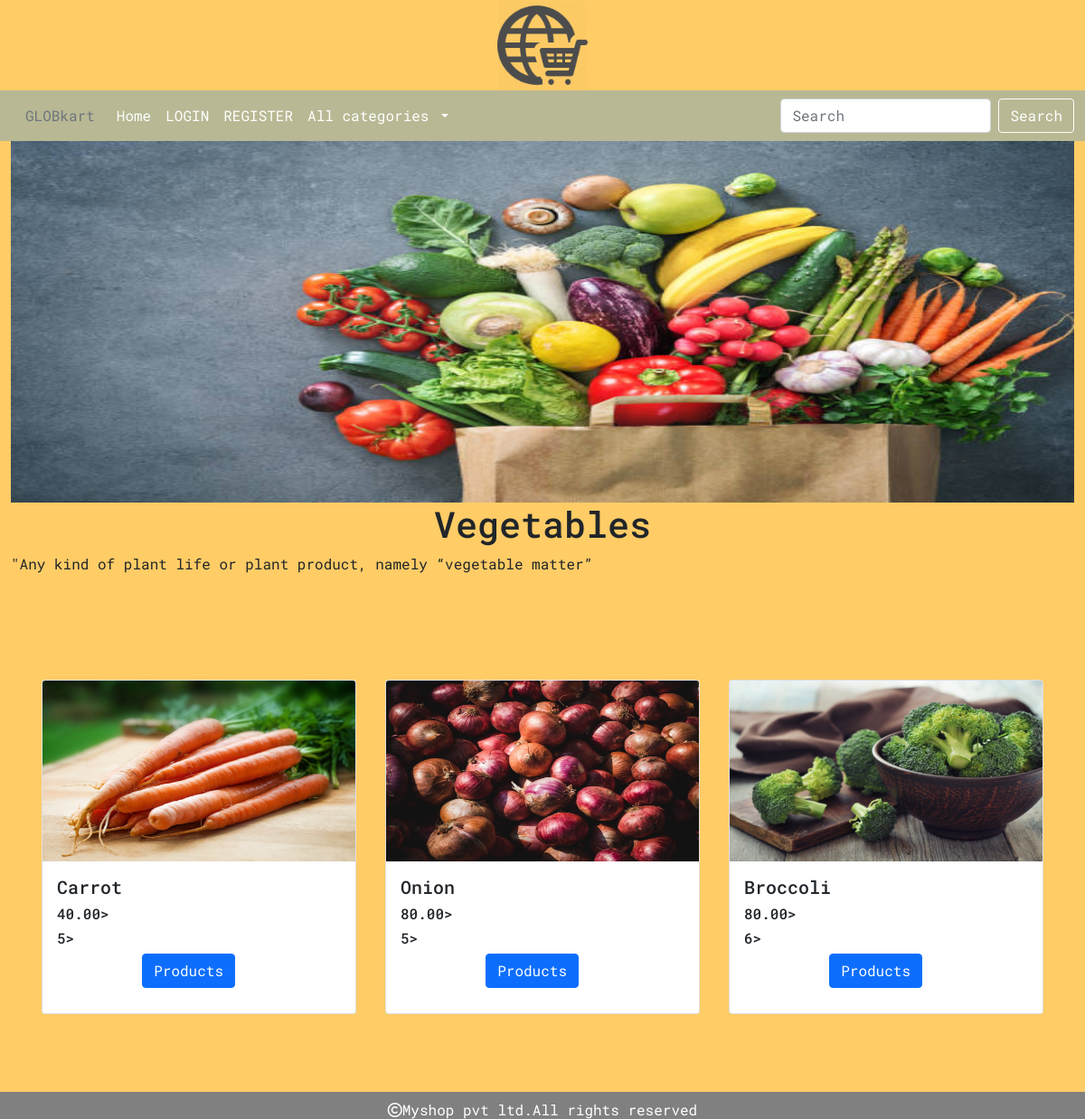
The page /allproducts/Vegetables on the database its author committed.
### shop/models.py (models this page shows)
class Category(models.Model):
    name = models.CharField(max_length=250,unique=True)
    slug = models.SlugField(max_length=250,unique=True)
    description=models.TextField(blank=True)
    image= models.ImageField(upload_to='shop/category',null=True,blank=True)

class Product(models.Model):
    name = models.CharField(max_length=200, unique=True)
    slug = models.SlugField(max_length=250, unique=True)
    description = models.TextField(blank=True)
    price=models.DecimalField(max_digits=10,decimal_places=2)
    category=models.ForeignKey(Category,on_delete=models.CASCADE)
    image=models.ImageField(upload_to='image/products',null=True,blank=True)
    stock=models.IntegerField()
    available=models.BooleanField(default=True)
    created=models.DateTimeField(auto_now_add=True)
    updated=models.DateTimeField(auto_now=True)

### shop/views.py (the view)
# urls.py: path('allproducts/<slug:p>',views.allproducts,name='allproducts'),
def allproducts(request,p):
    c=Category.objects.get(slug=p)
    p=Product.objects.filter(category__slug=p)
    return render(request,"product.html",{'product':p,'c':c})

### cart/context_processors.py (called while the page is built, shortened)
def counter(request):
    item_count=0
    return{'item_count':item_count}

### shop/context_processors.py (called while the page is built)
def menu_links(request):
    links=Category.objects.all()
    return {'links':links}

### template/product.html (shortened to what this page needs)
{% extends 'base.html'%}
{% load static %}
{% block content %}
<head>
</head>
<body>
<div class="container-fluid"><img src="{{c.image.url}}" height="400px" width="100%"></div>
<div class="container-fluid" style="margin-bottom:100px">
    <h1 class="text-center">{{c.name}}</h1>
    <p style="text-align:justify;">{{c.description}}</p>
</div>
<div class="container" style="margin-bottom:100px;">
    <div class="row "><br><br>
        {% for i in product %}
        <div class=" col-md-4 p-3" style="">
            <div class="card" style="height:370px;">
                <img src="{{i.image.url}}" class="card-img-top"  alt="..." height="200px">
                <div class="card-body" style="position:relative">
                 <h5 class="card-title" style="text-center;">{{i.name}}</h5>
                    <h6 class="card-title" style="text-center;">{{i.price}}></h6>
                    <h6 class="card-title" style="text-center;">{{i.stock}}></h6>
                 <a href="{% url 'shop:prodetail' i.slug %}" class="btn btn-primary" style="position:relative;left:30%">Products</a>
                </div>
            </div>
        </div>
        {% endfor %}
    </div>
</div>
</body>
{% endblock %}

### template/base.html (shortened to what this page needs)
<!DOCTYPE html>
{% load static %}
<html lang="en">
<head>
    <link href="https://cdn.jsdelivr.net/npm/bootstrap@5.0.2/dist/css/bootstrap.min.css" rel="stylesheet">
    <link rel="stylesheet" href="https://cdn.jsdelivr.net/npm/bootstrap-icons@1.10.2/font/bootstrap-icons.css">
    <link rel="stylesheet" href="{% static 'css/custom.css' %}">
    <link rel="stylesheet" href=" https://cdnjs.cloudflare.com/ajax/libs/font-awesome/6.4.0/css/all.min.css">
    <link rel="stylesheet" href=" https://cdnjs.cloudflare.com/ajax/libs/font-awesome/6.4.0/css/all.min.css">
</head>
<body>
<center><div class="container-fluid">
    <img src="{% static 'image/Global.webp' %}" height="100px" width="100px" alt="img">
</div>
    </center>
<nav class="navbar navbar-expand-lg navbar-light bg-light">
  <div class="container-fluid">
    <a class="nav-link disabled" href="#">GLOBkart</a>
    <div class="collapse navbar-collapse" id="navbarSupportedContent">
      <ul class="navbar-nav me-auto mb-2 mb-lg-0">
         <li class="nav-item">
          <a class="nav-link" aria-current="page" href="{% url 'shop:allprodcat' %}">Home</a>
         </li>
          {% if user.is_authenticated %}
          <li class="nav-item">
          <a class="nav-link" aria-current="page" href="{% url 'cart:cartview' %}"><i style="font-size:20px;" class="fa-solid fa-cart-shopping"></i>{{item_count}}</a>
          </li>
          <li class="nav-item">
          <a class="nav-link" aria-current="page" href="{% url 'cart:orderview' %}">YOUR ORDER</a>
          </li>
          <li class="nav-item">
          <a class="nav-link " aria-current="page" href="{% url 'shop:logout' %}">LOGOUT</a>
          </li>
          {% else %}
          <li class="nav-item">
          <a class="nav-link " aria-current="page" href="{% url 'shop:login' %}">LOGIN</a>
          </li>
          <li class="nav-item">
          <a class="nav-link " aria-current="page" href="{% url 'shop:register' %}">REGISTER</a>
          </li>
          {% endif %}
        <li class="nav-item dropdown">
          <a class="nav-link dropdown-toggle" href="#" id="navbarDropdown" role="button" data-bs-toggle="dropdown" aria-expanded="false">
            All categories
          </a>
        </li>
      </ul>
      <form method="POST" class="d-flex" action="{% url 'search:searchresult' %}">
        <input class="form-control me-2" type="search" name="q" placeholder="Search" aria-label="Search">
        <button class="btn btn-outline-success" type="submit">Search</button>
      </form>
    </div>
  </div>
</nav>
{% block content %}
{% endblock %}
<footer>
    <div style="width:100%;height:30px;background-color:grey;position:fixed;left:0;bottom:0;color:white;text-align:center;vertical-align:middle;line-height:40px">
        <p><i class="fa-regular fa-copyright"></i>Myshop pvt ltd.All rights reserved</p>
    </div>
</footer>
</body>
</html>

### static/css/custom.css (style rules this page uses)
body { background-color: rgb(255, 204, 102); font-family: 'Roboto Mono', monospace; }
.navbar-light .navbar-brand,.navbar-light .navbar-nav .nav-link { color:#ffffff ; }
.bg-light { background-color:#b8b894!important; }
.btn-outline-success { color: rgb(255, 255, 255); border-color:rgb(255, 255, 255) ; }

### rows shown on the page
Category: image (picture), name "Vegetables", description "\"Any kind of plant life or plant product, namely “vegetable matter”"
Product: image (picture), name "Carrot", price "40.00", stock "5"
Product: image (picture), name "Onion", price "80.00", stock "5"
Product: image (picture), name "Broccoli", price "80.00", stock "6"
